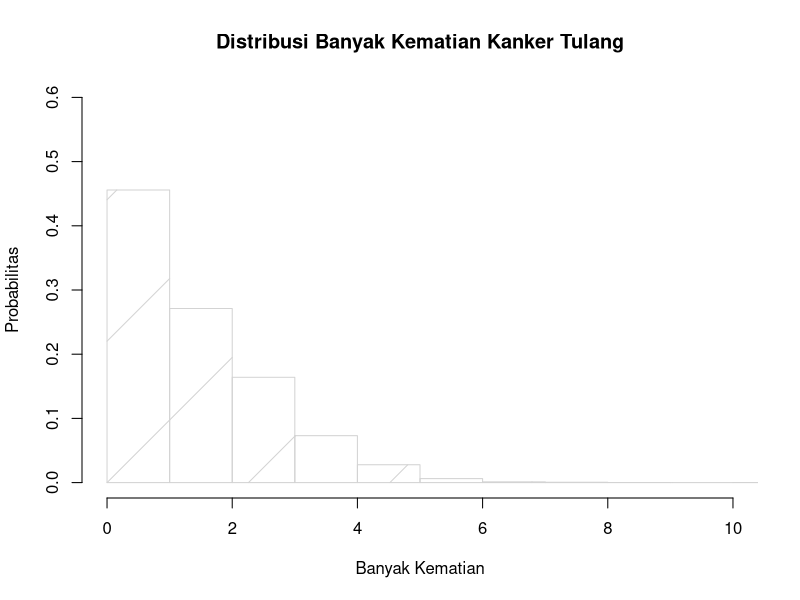

The R source for this figure:
#2a menggunakan disribusi poisson
lambda <- 1.8
lambda

#2b 4 kematian
dpois(4,lambda)

#2c paling banyak 4 kematian
sum(dpois(0:4, lambda))

#2d lebih dari 4 kematian
1 - sum(dpois(0:4, lambda))

#2e harapan dan standar deviasi
harapan <- lambda
harapan
standar_deviasi <- sqrt(lambda)
standar_deviasi

#2f histogram
x <- rpois(10000, lambda)
hist(x, breaks = 10, 
     density = TRUE, 
     freq=FALSE,
     main="Distribusi Banyak Kematian Kanker Tulang",
     ylab="Probabilitas",
     xlab="Banyak Kematian",
     xlim=c(0,10),
     ylim=c(0,0.6))

#2g simulasi
simulasi <- rpois(10000,lambda)
simulasi

#2h perbandingan
sum(simulasi>4) / 10000